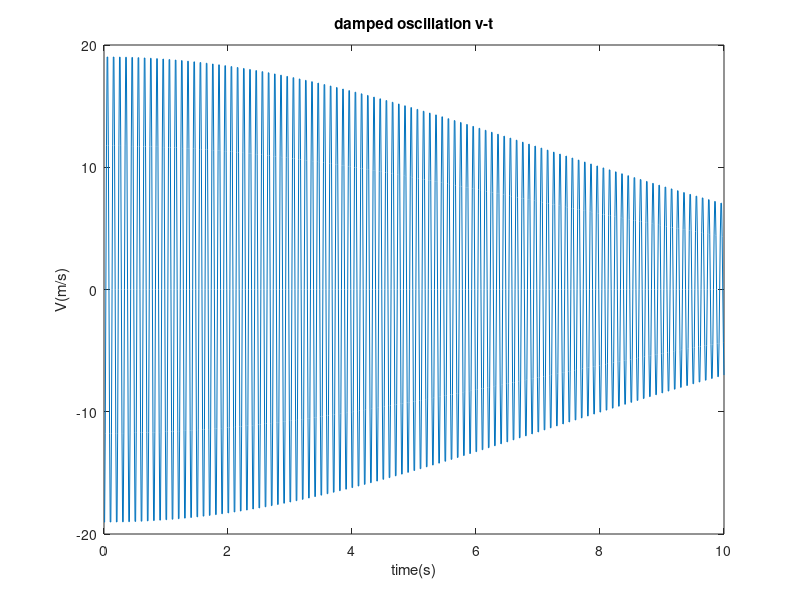
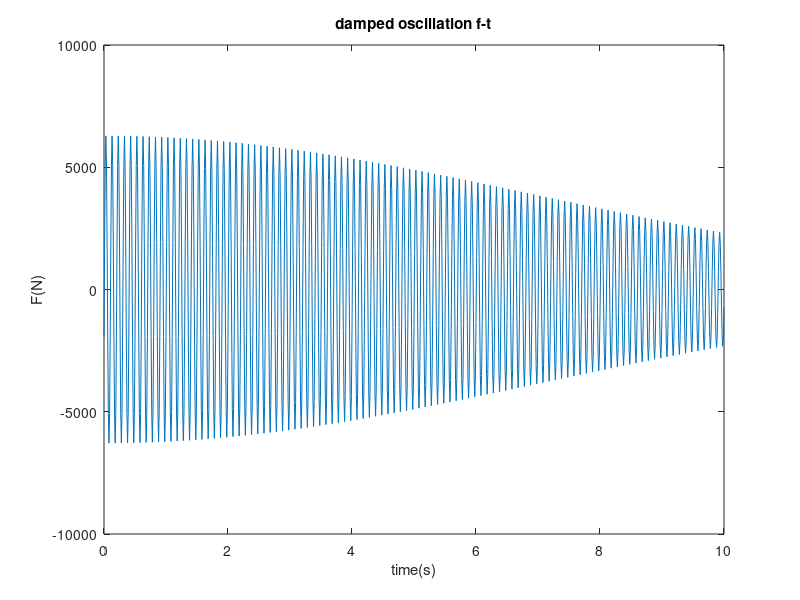

These figures' MATLAB source, in order:
t = 0:0.01:10;
V = -20.*(exp(-0.01.*t.*t)).*sin(20.*pi.*t+2*pi/5);
figure
plot(t,V);
xlabel('time(s)');
ylabel('V(m/s)');
title('damped oscillation v-t')

h = 10^(-7);
F1 =-20.*(exp(-0.01.*(t+h).*(t+h))).*sin(20.*pi.*(t+h)+2*pi/5);
F2 = -20.*(exp(-0.01.*t.*t)).*sin(20.*pi.*t+2*pi/5);
F = ((F1-F2)/h)*5;
%F1 = (-0.02.*t).*-20.*(e.^(-0.01.*t.*t)).*sin(20.*pi.*t+2*3.14/5);
%F2 = -20.*(e.^(-0.01.*t.*t)).*cos(20.*pi.*t+2*3.14/5)*20*pi;
%F = F1+F2;
figure
plot(t,F);
xlabel('time(s)');
ylabel('F(N)');
title('damped oscillation f-t')


f1 =-20.*(exp(-0.01.*(8+h).*(8+h))).*sin(20.*pi.*(8+h)+2*pi/5);
f2 = -20.*(exp(-0.01.*8.*8)).*sin(20.*pi.*8+2*pi/5);
%f1 = (-0.02.*8).*-20.*(e.^(-0.01.*8.*8)).*sin(20.*pi.*8+2*3.14/5);
%f2 = -20.*(e.^(-0.01.*8.*8)).*cos(20.*pi.*8+2*3.14/5)*20*pi;
f = (f1-f2)/h*5;
f = sprintf('%.7f',f);
g = sprintf('F(8) = ');
f = [g f];
display(f);